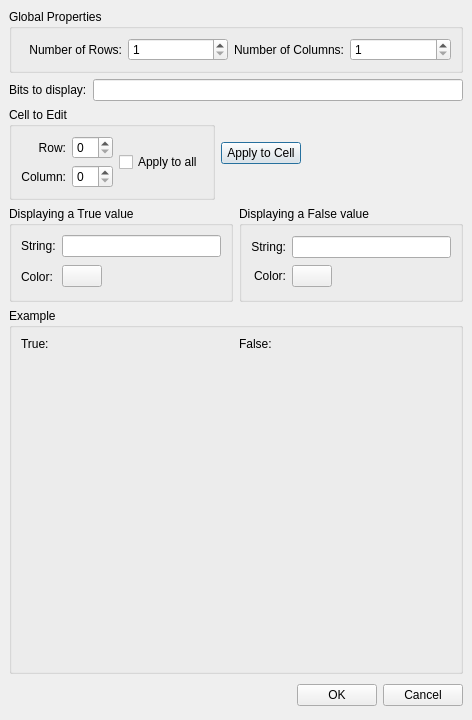
<ui version="4.0" >
 <class>TTableBoolEditor</class>
 <widget class="QDialog" name="TTableBoolEditor" >
  <property name="geometry" >
   <rect>
    <x>0</x>
    <y>0</y>
    <width>472</width>
    <height>720</height>
   </rect>
  </property>
  <property name="windowTitle" >
   <string>Boolean Behaviour</string>
  </property>
  <layout class="QVBoxLayout" >
   <property name="spacing" >
    <number>6</number>
   </property>
   <property name="leftMargin" >
    <number>9</number>
   </property>
   <property name="topMargin" >
    <number>9</number>
   </property>
   <property name="rightMargin" >
    <number>9</number>
   </property>
   <property name="bottomMargin" >
    <number>9</number>
   </property>
   <item>
    <widget class="QGroupBox" name="groupBox_4" >
     <property name="sizePolicy" >
      <sizepolicy vsizetype="Preferred" hsizetype="Preferred" >
       <horstretch>1</horstretch>
       <verstretch>0</verstretch>
      </sizepolicy>
     </property>
     <property name="title" >
      <string>Global Properties</string>
     </property>
     <layout class="QHBoxLayout" >
      <property name="spacing" >
       <number>6</number>
      </property>
      <property name="leftMargin" >
       <number>9</number>
      </property>
      <property name="topMargin" >
       <number>9</number>
      </property>
      <property name="rightMargin" >
       <number>9</number>
      </property>
      <property name="bottomMargin" >
       <number>9</number>
      </property>
      <item>
       <widget class="QLabel" name="label_10" >
        <property name="text" >
         <string>Number of Rows:</string>
        </property>
        <property name="alignment" >
         <set>Qt::AlignRight|Qt::AlignTrailing|Qt::AlignVCenter</set>
        </property>
       </widget>
      </item>
      <item>
       <widget class="QSpinBox" name="spinNumRows" >
        <property name="minimum" >
         <number>1</number>
        </property>
        <property name="maximum" >
         <number>16</number>
        </property>
       </widget>
      </item>
      <item>
       <widget class="QLabel" name="label_9" >
        <property name="text" >
         <string>Number of Columns:</string>
        </property>
        <property name="alignment" >
         <set>Qt::AlignRight|Qt::AlignTrailing|Qt::AlignVCenter</set>
        </property>
       </widget>
      </item>
      <item>
       <widget class="QSpinBox" name="spinNumColumns" >
        <property name="minimum" >
         <number>1</number>
        </property>
        <property name="maximum" >
         <number>16</number>
        </property>
       </widget>
      </item>
     </layout>
    </widget>
   </item>
   <item>
    <layout class="QHBoxLayout" >
     <property name="spacing" >
      <number>6</number>
     </property>
     <property name="leftMargin" >
      <number>0</number>
     </property>
     <property name="topMargin" >
      <number>0</number>
     </property>
     <property name="rightMargin" >
      <number>0</number>
     </property>
     <property name="bottomMargin" >
      <number>0</number>
     </property>
     <item>
      <widget class="QLabel" name="label_11" >
       <property name="text" >
        <string>Bits to display:</string>
       </property>
      </widget>
     </item>
     <item>
      <widget class="QLineEdit" name="lineMask" >
       <property name="toolTip" >
        <string>&lt;html>&lt;head>&lt;meta name="qrichtext" content="1" />&lt;style type="text/css">
p, li { white-space: pre-wrap; }
&lt;/style>&lt;/head>&lt;body style=" font-family:'Sans Serif'; font-size:9pt; font-weight:400; font-style:normal; text-decoration:none;">
&lt;p style=" margin-top:0px; margin-bottom:0px; margin-left:0px; margin-right:0px; -qt-block-indent:0; text-indent:0px;">comma-separated list of bits (e.g. 4,6,8,10)&lt;/p>&lt;/body>&lt;/html></string>
       </property>
      </widget>
     </item>
    </layout>
   </item>
   <item>
    <layout class="QHBoxLayout" >
     <property name="spacing" >
      <number>6</number>
     </property>
     <property name="leftMargin" >
      <number>0</number>
     </property>
     <property name="topMargin" >
      <number>0</number>
     </property>
     <property name="rightMargin" >
      <number>0</number>
     </property>
     <property name="bottomMargin" >
      <number>0</number>
     </property>
     <item>
      <widget class="QGroupBox" name="groupBox_3" >
       <property name="sizePolicy" >
        <sizepolicy vsizetype="Fixed" hsizetype="Fixed" >
         <horstretch>1</horstretch>
         <verstretch>0</verstretch>
        </sizepolicy>
       </property>
       <property name="title" >
        <string>Cell to Edit</string>
       </property>
       <layout class="QGridLayout" >
        <property name="leftMargin" >
         <number>9</number>
        </property>
        <property name="topMargin" >
         <number>9</number>
        </property>
        <property name="rightMargin" >
         <number>9</number>
        </property>
        <property name="bottomMargin" >
         <number>9</number>
        </property>
        <property name="horizontalSpacing" >
         <number>6</number>
        </property>
        <property name="verticalSpacing" >
         <number>6</number>
        </property>
        <item row="1" column="0" >
         <widget class="QLabel" name="label_8" >
          <property name="text" >
           <string>Column:</string>
          </property>
          <property name="alignment" >
           <set>Qt::AlignRight|Qt::AlignTrailing|Qt::AlignVCenter</set>
          </property>
         </widget>
        </item>
        <item row="1" column="1" >
         <widget class="QSpinBox" name="spinColumn" >
          <property name="enabled" >
           <bool>true</bool>
          </property>
         </widget>
        </item>
        <item rowspan="2" row="0" column="2" >
         <widget class="QCheckBox" name="checkApplyAll" >
          <property name="text" >
           <string>Apply to all</string>
          </property>
          <property name="checked" >
           <bool>false</bool>
          </property>
         </widget>
        </item>
        <item row="0" column="1" >
         <widget class="QSpinBox" name="spinRow" >
          <property name="enabled" >
           <bool>true</bool>
          </property>
         </widget>
        </item>
        <item row="0" column="0" >
         <widget class="QLabel" name="label_7" >
          <property name="text" >
           <string>Row:</string>
          </property>
          <property name="alignment" >
           <set>Qt::AlignRight|Qt::AlignTrailing|Qt::AlignVCenter</set>
          </property>
         </widget>
        </item>
       </layout>
      </widget>
     </item>
     <item>
      <widget class="QPushButton" name="pushApply" >
       <property name="text" >
        <string>Apply to Cell</string>
       </property>
      </widget>
     </item>
     <item>
      <spacer>
       <property name="orientation" >
        <enum>Qt::Horizontal</enum>
       </property>
       <property name="sizeHint" >
        <size>
         <width>40</width>
         <height>20</height>
        </size>
       </property>
      </spacer>
     </item>
    </layout>
   </item>
   <item>
    <layout class="QHBoxLayout" >
     <property name="spacing" >
      <number>6</number>
     </property>
     <property name="leftMargin" >
      <number>0</number>
     </property>
     <property name="topMargin" >
      <number>0</number>
     </property>
     <property name="rightMargin" >
      <number>0</number>
     </property>
     <property name="bottomMargin" >
      <number>0</number>
     </property>
     <item>
      <widget class="QGroupBox" name="groupBox" >
       <property name="sizePolicy" >
        <sizepolicy vsizetype="Preferred" hsizetype="Preferred" >
         <horstretch>1</horstretch>
         <verstretch>1</verstretch>
        </sizepolicy>
       </property>
       <property name="title" >
        <string>Displaying a True value</string>
       </property>
       <layout class="QGridLayout" >
        <property name="leftMargin" >
         <number>9</number>
        </property>
        <property name="topMargin" >
         <number>9</number>
        </property>
        <property name="rightMargin" >
         <number>9</number>
        </property>
        <property name="bottomMargin" >
         <number>9</number>
        </property>
        <property name="horizontalSpacing" >
         <number>6</number>
        </property>
        <property name="verticalSpacing" >
         <number>6</number>
        </property>
        <item row="1" column="1" >
         <widget class="QPushButton" name="pushColorTrue" >
          <property name="sizePolicy" >
           <sizepolicy vsizetype="Fixed" hsizetype="Minimum" >
            <horstretch>0</horstretch>
            <verstretch>0</verstretch>
           </sizepolicy>
          </property>
          <property name="maximumSize" >
           <size>
            <width>40</width>
            <height>16777215</height>
           </size>
          </property>
          <property name="text" >
           <string/>
          </property>
         </widget>
        </item>
        <item row="1" column="0" >
         <widget class="QLabel" name="label_3" >
          <property name="text" >
           <string>Color:</string>
          </property>
         </widget>
        </item>
        <item row="0" column="0" >
         <widget class="QLabel" name="label" >
          <property name="text" >
           <string>String:</string>
          </property>
         </widget>
        </item>
        <item row="0" column="1" colspan="2" >
         <widget class="QLineEdit" name="lineEditTrue" />
        </item>
        <item row="1" column="2" >
         <spacer>
          <property name="orientation" >
           <enum>Qt::Horizontal</enum>
          </property>
          <property name="sizeHint" >
           <size>
            <width>91</width>
            <height>27</height>
           </size>
          </property>
         </spacer>
        </item>
       </layout>
      </widget>
     </item>
     <item>
      <widget class="QGroupBox" name="groupBox_2" >
       <property name="sizePolicy" >
        <sizepolicy vsizetype="Preferred" hsizetype="Preferred" >
         <horstretch>1</horstretch>
         <verstretch>1</verstretch>
        </sizepolicy>
       </property>
       <property name="title" >
        <string>Displaying a False value</string>
       </property>
       <layout class="QGridLayout" >
        <property name="leftMargin" >
         <number>9</number>
        </property>
        <property name="topMargin" >
         <number>9</number>
        </property>
        <property name="rightMargin" >
         <number>9</number>
        </property>
        <property name="bottomMargin" >
         <number>9</number>
        </property>
        <property name="horizontalSpacing" >
         <number>6</number>
        </property>
        <property name="verticalSpacing" >
         <number>6</number>
        </property>
        <item row="0" column="1" colspan="2" >
         <widget class="QLineEdit" name="lineEditFalse" />
        </item>
        <item row="1" column="0" >
         <widget class="QLabel" name="label_4" >
          <property name="text" >
           <string>Color:</string>
          </property>
          <property name="alignment" >
           <set>Qt::AlignRight|Qt::AlignTrailing|Qt::AlignVCenter</set>
          </property>
         </widget>
        </item>
        <item row="1" column="2" >
         <spacer>
          <property name="orientation" >
           <enum>Qt::Horizontal</enum>
          </property>
          <property name="sizeHint" >
           <size>
            <width>50</width>
            <height>20</height>
           </size>
          </property>
         </spacer>
        </item>
        <item row="1" column="1" >
         <widget class="QPushButton" name="pushColorFalse" >
          <property name="sizePolicy" >
           <sizepolicy vsizetype="Fixed" hsizetype="Minimum" >
            <horstretch>0</horstretch>
            <verstretch>0</verstretch>
           </sizepolicy>
          </property>
          <property name="maximumSize" >
           <size>
            <width>40</width>
            <height>16777215</height>
           </size>
          </property>
          <property name="text" >
           <string/>
          </property>
         </widget>
        </item>
        <item row="0" column="0" >
         <widget class="QLabel" name="label_2" >
          <property name="text" >
           <string>String:</string>
          </property>
          <property name="alignment" >
           <set>Qt::AlignRight|Qt::AlignTrailing|Qt::AlignVCenter</set>
          </property>
         </widget>
        </item>
       </layout>
      </widget>
     </item>
    </layout>
   </item>
   <item>
    <widget class="QGroupBox" name="groupBoxFalse" >
     <property name="sizePolicy" >
      <sizepolicy vsizetype="Preferred" hsizetype="Preferred" >
       <horstretch>2</horstretch>
       <verstretch>2</verstretch>
      </sizepolicy>
     </property>
     <property name="title" >
      <string>Example</string>
     </property>
     <layout class="QGridLayout" >
      <property name="leftMargin" >
       <number>9</number>
      </property>
      <property name="topMargin" >
       <number>9</number>
      </property>
      <property name="rightMargin" >
       <number>9</number>
      </property>
      <property name="bottomMargin" >
       <number>9</number>
      </property>
      <property name="horizontalSpacing" >
       <number>6</number>
      </property>
      <property name="verticalSpacing" >
       <number>6</number>
      </property>
      <item row="0" column="1" >
       <widget class="QLabel" name="label_6" >
        <property name="sizePolicy" >
         <sizepolicy vsizetype="Preferred" hsizetype="Preferred" >
          <horstretch>1</horstretch>
          <verstretch>0</verstretch>
         </sizepolicy>
        </property>
        <property name="text" >
         <string>False:</string>
        </property>
       </widget>
      </item>
      <item row="1" column="1" >
       <widget class="EFlag" name="eFlagFalse" >
        <property name="sizePolicy" >
         <sizepolicy vsizetype="Expanding" hsizetype="Expanding" >
          <horstretch>1</horstretch>
          <verstretch>0</verstretch>
         </sizepolicy>
        </property>
       </widget>
      </item>
      <item row="1" column="0" >
       <widget class="EFlag" name="eFlagTrue" >
        <property name="sizePolicy" >
         <sizepolicy vsizetype="Expanding" hsizetype="Expanding" >
          <horstretch>1</horstretch>
          <verstretch>0</verstretch>
         </sizepolicy>
        </property>
       </widget>
      </item>
      <item row="0" column="0" >
       <widget class="QLabel" name="label_5" >
        <property name="sizePolicy" >
         <sizepolicy vsizetype="Preferred" hsizetype="Preferred" >
          <horstretch>1</horstretch>
          <verstretch>0</verstretch>
         </sizepolicy>
        </property>
        <property name="text" >
         <string>True:</string>
        </property>
       </widget>
      </item>
     </layout>
    </widget>
   </item>
   <item>
    <layout class="QHBoxLayout" >
     <property name="spacing" >
      <number>6</number>
     </property>
     <property name="leftMargin" >
      <number>0</number>
     </property>
     <property name="topMargin" >
      <number>0</number>
     </property>
     <property name="rightMargin" >
      <number>0</number>
     </property>
     <property name="bottomMargin" >
      <number>0</number>
     </property>
     <item>
      <spacer>
       <property name="orientation" >
        <enum>Qt::Horizontal</enum>
       </property>
       <property name="sizeHint" >
        <size>
         <width>131</width>
         <height>31</height>
        </size>
       </property>
      </spacer>
     </item>
     <item>
      <widget class="QPushButton" name="okButton" >
       <property name="text" >
        <string>OK</string>
       </property>
      </widget>
     </item>
     <item>
      <widget class="QPushButton" name="cancelButton" >
       <property name="text" >
        <string>Cancel</string>
       </property>
      </widget>
     </item>
    </layout>
   </item>
  </layout>
 </widget>
 <layoutdefault spacing="3" margin="3" />
 <customwidgets>
  <customwidget>
   <class>EFlag</class>
   <extends>QWidget</extends>
   <header>EFlag</header>
  </customwidget>
 </customwidgets>
 <resources/>
 <connections>
  <connection>
   <sender>checkApplyAll</sender>
   <signal>toggled(bool)</signal>
   <receiver>spinRow</receiver>
   <slot>setDisabled(bool)</slot>
   <hints>
    <hint type="sourcelabel" >
     <x>402</x>
     <y>73</y>
    </hint>
    <hint type="destinationlabel" >
     <x>321</x>
     <y>59</y>
    </hint>
   </hints>
  </connection>
  <connection>
   <sender>checkApplyAll</sender>
   <signal>toggled(bool)</signal>
   <receiver>spinColumn</receiver>
   <slot>setDisabled(bool)</slot>
   <hints>
    <hint type="sourcelabel" >
     <x>402</x>
     <y>73</y>
    </hint>
    <hint type="destinationlabel" >
     <x>321</x>
     <y>88</y>
    </hint>
   </hints>
  </connection>
  <connection>
   <sender>cancelButton</sender>
   <signal>clicked()</signal>
   <receiver>TTableBoolEditor</receiver>
   <slot>reject()</slot>
   <hints>
    <hint type="sourcelabel" >
     <x>362</x>
     <y>461</y>
    </hint>
    <hint type="destinationlabel" >
     <x>359</x>
     <y>479</y>
    </hint>
   </hints>
  </connection>
  <connection>
   <sender>okButton</sender>
   <signal>clicked()</signal>
   <receiver>TTableBoolEditor</receiver>
   <slot>accept()</slot>
   <hints>
    <hint type="sourcelabel" >
     <x>256</x>
     <y>453</y>
    </hint>
    <hint type="destinationlabel" >
     <x>195</x>
     <y>469</y>
    </hint>
   </hints>
  </connection>
 </connections>
</ui>
